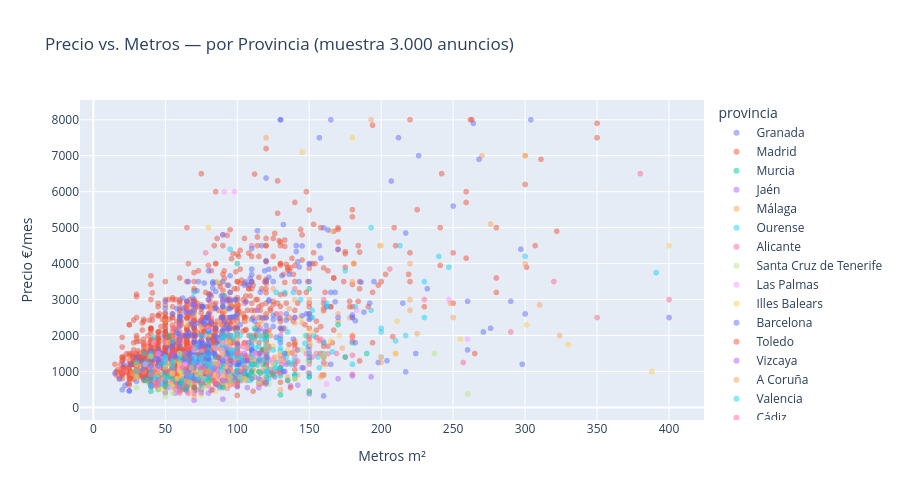

Notebook cell for this chart:
### Code cell
# ── 6.2 Scatter precio vs metros ──────────────────────────────────────────────
df_sc = sql("""
    SELECT precio, metros, habitaciones::int AS hab, provincia
    FROM analysis.pisos_eda
    WHERE precio BETWEEN 200 AND 8000 AND metros BETWEEN 15 AND 400
    ORDER BY RANDOM() LIMIT 3000
""")

fig = px.scatter(
    df_sc, x='metros', y='precio',
    color='provincia', opacity=0.5, size_max=6,
    title='Precio vs. Metros — por Provincia (muestra 3.000 anuncios)',
    labels={'metros': 'Metros m²', 'precio': 'Precio €/mes'},
    height=500
)
fig.update_layout(showlegend=True)
fig.write_html(f'{OUTPUT}scatter_precio_metros.html')
fig.show()
print(f"✓ Scatter guardado en {OUTPUT}scatter_precio_metros.html")

### Figure 1 — Plotly figure (JSON) as saved in the notebook; plotly's stock layout.template omitted (floating-point values rounded to 4 significant figures; data arrays with more than 128 entries replaced by an {"elided": "..."} marker saying what was removed)
{"data": [{"hovertemplate": "provincia=Granada<br>Metros m²=%{x}<br>Precio €/mes=%{y}<extra></extra>", "legendgroup": "Granada", "marker": {"color": "#636efa", "opacity": 0.5, "symbol": "circle"}, "mode": "markers", "name": "Granada", "showlegend": true, "type": "scattergl", "x": [80.0, 50.0, 160.0, 56.0, 80.0, 92.0, 100.0, 85.0, 33.0, 102.0, 110.0, 97.0, 100.0, 120.0, 37.0, 25.0, 133.0, 40.0, 50.0, 112.0, 124.0, 55.0, 60.0, 78.0, 106.0, 65.0, 160.0, 80.0, 120.0, 60.0, 65.0, 80.0, 62.0, 65.0, 118.0, 95.0, 45.0, 90.0, 37.0, 45.0, 30.0, 80.0, 89.0, 65.0, 130.0, 22.0, 80.0, 98.0, 71.0, 60.0, 90.0, 20.0, 80.0, 25.0, 90.0, 67.0, 108.0, 300.0, 65.0, 123.0, 65.0, 150.0, 74.0, 90.0, 100.0, 232.0, 88.0, 107.0, 95.0, 24.0, 400.0, 78.0, 126.0, 50.0], "xaxis": "x", "y": [890.0, 750.0, 320.0, 750.0, 950.0, 1000.0, 900.0, 880.0, 1300.0, 745.0, 980.0, 900.0, 890.0, 1200.0, 935.0, 460.0, 1000.0, 575.0, 420.0, 850.0, 1000.0, 1100.0, 750.0, 1450.0, 900.0, 710.0, 900.0, 850.0, 1150.0, 880.0, 950.0, 1300.0, 690.0, 800.0, 1000.0, 740.0, 550.0, 1250.0, 795.0, 730.0, 725.0, 900.0, 1100.0, 800.0, 1100.0, 610.0, 870.0, 716.0, 750.0, 860.0, 1100.0, 490.0, 1100.0, 460.0, 1000.0, 750.0, 900.0, 2600.0, 610.0, 1050.0, 650.0, 380.0, 1100.0, 850.0, 800.0, 3300.0, 900.0, 750.0, 990.0, 670.0, 2500.0, 700.0, 850.0, 750.0], "yaxis": "y"}, {"hovertemplate": "provincia=Madrid<br>Metros m²=%{x}<br>Precio €/mes=%{y}<extra></extra>", "legendgroup": "Madrid", "marker": {"color": "#EF553B", "opacity": 0.5, "symbol": "circle"}, "mode": "markers", "name": "Madrid", "showlegend": true, "type": "scattergl", "x": {"elided": "1215 float values"}, "xaxis": "x", "y": {"elided": "1215 float values"}, "yaxis": "y"}, {"hovertemplate": "provincia=Murcia<br>Metros m²=%{x}<br>Precio €/mes=%{y}<extra></extra>", "legendgroup": "Murcia", "marker": {"color": "#00cc96", "opacity": 0.5, "symbol": "circle"}, "mode": "markers", "name": "Murcia", "showlegend": true, "type": "scattergl", "x": [67.0, 99.0, 140.0, 190.0, 140.0, 55.0, 90.0, 65.0, 90.0, 127.0, 94.0, 106.0, 150.0, 80.0, 106.0, 118.0, 130.0, 90.0, 75.0, 130.0, 45.0, 120.0, 60.0, 180.0, 120.0, 100.0, 110.0, 70.0, 75.0, 60.0, 56.0, 65.0, 160.0, 44.0, 128.0, 120.0, 65.0, 70.0, 46.0, 110.0, 65.0, 110.0], "xaxis": "x", "y": [800.0, 1000.0, 800.0, 1500.0, 900.0, 770.0, 590.0, 600.0, 1150.0, 1250.0, 700.0, 900.0, 3300.0, 700.0, 1085.0, 1600.0, 1300.0, 800.0, 1500.0, 880.0, 500.0, 850.0, 500.0, 1800.0, 1200.0, 4000.0, 800.0, 700.0, 650.0, 590.0, 650.0, 650.0, 1400.0, 650.0, 1000.0, 1100.0, 650.0, 840.0, 650.0, 1000.0, 700.0, 890.0], "yaxis": "y"}, {"hovertemplate": "provincia=Jaén<br>Metros m²=%{x}<br>Precio €/mes=%{y}<extra></extra>", "legendgroup": "Jaén", "marker": {"color": "#ab63fa", "opacity": 0.5, "symbol": "circle"}, "mode": "markers", "name": "Jaén", "showlegend": true, "type": "scattergl", "x": [65.0, 142.0, 72.0, 70.0, 90.0, 137.0, 90.0, 114.0, 120.0, 76.0, 72.0, 70.0, 100.0, 50.0, 100.0, 115.0, 57.0, 100.0, 83.0, 120.0, 65.0, 57.0], "xaxis": "x", "y": [450.0, 620.0, 490.0, 200.0, 800.0, 600.0, 230.0, 2700.0, 650.0, 620.0, 750.0, 630.0, 600.0, 400.0, 600.0, 550.0, 680.0, 700.0, 500.0, 775.0, 500.0, 400.0], "yaxis": "y"}, {"hovertemplate": "provincia=Málaga<br>Metros m²=%{x}<br>Precio €/mes=%{y}<extra></extra>", "legendgroup": "Málaga", "marker": {"color": "#FFA15A", "opacity": 0.5, "symbol": "circle"}, "mode": "markers", "name": "Málaga", "showlegend": true, "type": "scattergl", "x": {"elided": "163 float values"}, "xaxis": "x", "y": {"elided": "163 float values"}, "yaxis": "y"}, {"hovertemplate": "provincia=Ourense<br>Metros m²=%{x}<br>Precio €/mes=%{y}<extra></extra>", "legendgroup": "Ourense", "marker": {"color": "#19d3f3", "opacity": 0.5, "symbol": "circle"}, "mode": "markers", "name": "Ourense", "showlegend": true, "type": "scattergl", "x": [98.0, 60.0, 100.0, 150.0, 90.0, 65.0], "xaxis": "x", "y": [900.0, 700.0, 690.0, 850.0, 620.0, 630.0], "yaxis": "y"}, {"hovertemplate": "provincia=Alicante<br>Metros m²=%{x}<br>Precio €/mes=%{y}<extra></extra>", "legendgroup": "Alicante", "marker": {"color": "#FF6692", "opacity": 0.5, "symbol": "circle"}, "mode": "markers", "name": "Alicante", "showlegend": true, "type": "scattergl", "x": {"elided": "167 float values"}, "xaxis": "x", "y": {"elided": "167 float values"}, "yaxis": "y"}, {"hovertemplate": "provincia=Santa Cruz de Tenerife<br>Metros m²=%{x}<br>Precio €/mes=%{y}<extra></extra>", "legendgroup": "Santa Cruz de Tenerife", "marker": {"color": "#B6E880", "opacity": 0.5, "symbol": "circle"}, "mode": "markers", "name": "Santa Cruz de Tenerife", "showlegend": true, "type": "scattergl", "x": [75.0, 68.0, 58.0, 94.0, 50.0, 130.0, 85.0, 37.0, 42.0, 70.0, 50.0, 38.0, 55.0, 80.0, 80.0, 147.0, 86.0, 80.0, 60.0, 70.0, 30.0, 60.0, 62.0, 115.0, 80.0, 90.0, 51.0, 60.0, 50.0, 65.0, 52.0, 80.0, 70.0, 110.0, 101.0, 200.0, 65.0], "xaxis": "x", "y": [1350.0, 1100.0, 790.0, 1500.0, 1200.0, 1300.0, 1100.0, 1190.0, 725.0, 1500.0, 800.0, 670.0, 950.0, 1200.0, 1800.0, 2000.0, 3500.0, 1250.0, 895.0, 1400.0, 850.0, 1000.0, 820.0, 1400.0, 1250.0, 1200.0, 850.0, 998.0, 600.0, 1280.0, 780.0, 1300.0, 1400.0, 980.0, 1100.0, 1380.0, 1050.0], "yaxis": "y"}, {"hovertemplate": "provincia=Las Palmas<br>Metros m²=%{x}<br>Precio €/mes=%{y}<extra></extra>", "legendgroup": "Las Palmas", "marker": {"color": "#FF97FF", "opacity": 0.5, "symbol": "circle"}, "mode": "markers", "name": "Las Palmas", "showlegend": true, "type": "scattergl", "x": [50.0, 75.0, 115.0, 260.0, 50.0, 83.0, 50.0, 89.0, 82.0, 64.0, 80.0, 247.0, 75.0, 80.0, 50.0, 90.0, 160.0, 45.0, 102.0, 98.0, 47.0, 45.0, 96.0, 80.0, 43.0, 42.0, 83.0, 98.0, 55.0, 63.0, 110.0, 70.0, 45.0, 76.0, 70.0, 118.0, 81.0, 60.0, 40.0], "xaxis": "x", "y": [1300.0, 1800.0, 1450.0, 1900.0, 1800.0, 1200.0, 1400.0, 1200.0, 1050.0, 1200.0, 800.0, 3000.0, 1590.0, 950.0, 1300.0, 1100.0, 1850.0, 1400.0, 1300.0, 1200.0, 650.0, 1100.0, 1600.0, 850.0, 800.0, 1800.0, 1100.0, 1300.0, 750.0, 1200.0, 1200.0, 1200.0, 1100.0, 1200.0, 1200.0, 1100.0, 1500.0, 2000.0, 1100.0], "yaxis": "y"}, {"hovertemplate": "provincia=Illes Balears<br>Metros m²=%{x}<br>Precio €/mes=%{y}<extra></extra>", "legendgroup": "Illes Balears", "marker": {"color": "#FECB52", "opacity": 0.5, "symbol": "circle"}, "mode": "markers", "name": "Illes Balears", "showlegend": true, "type": "scattergl", "x": [165.0, 100.0, 92.0, 144.0, 120.0, 200.0, 90.0, 70.0, 65.0, 110.0, 171.0, 50.0, 91.0, 30.0, 120.0, 400.0, 89.0, 112.0, 180.0, 57.0, 90.0, 80.0, 70.0, 255.0, 90.0, 135.0, 52.0, 145.0, 80.0, 180.0, 135.0, 135.0, 300.0, 165.0, 125.0, 75.0, 100.0, 52.0, 301.0, 75.0], "xaxis": "x", "y": [4900.0, 2100.0, 2700.0, 2500.0, 1700.0, 4500.0, 2900.0, 1500.0, 2300.0, 1350.0, 2000.0, 1100.0, 2050.0, 1200.0, 1900.0, 4500.0, 1600.0, 1850.0, 2000.0, 1300.0, 3500.0, 2000.0, 2700.0, 1900.0, 1800.0, 1500.0, 1200.0, 7100.0, 5000.0, 7500.0, 2500.0, 1600.0, 7000.0, 1850.0, 1700.0, 2250.0, 1900.0, 1800.0, 2300.0, 1200.0], "yaxis": "y"}, {"hovertemplate": "provincia=Barcelona<br>Metros m²=%{x}<br>Precio €/mes=%{y}<extra></extra>", "legendgroup": "Barcelona", "marker": {"color": "#636efa", "opacity": 0.5, "symbol": "circle"}, "mode": "markers", "name": "Barcelona", "showlegend": true, "type": "scattergl", "x": {"elided": "279 float values"}, "xaxis": "x", "y": {"elided": "279 float values"}, "yaxis": "y"}, {"hovertemplate": "provincia=Toledo<br>Metros m²=%{x}<br>Precio €/mes=%{y}<extra></extra>", "legendgroup": "Toledo", "marker": {"color": "#EF553B", "opacity": 0.5, "symbol": "circle"}, "mode": "markers", "name": "Toledo", "showlegend": true, "type": "scattergl", "x": [159.0, 63.0, 160.0, 100.0, 90.0, 80.0, 62.0, 130.0, 85.0, 140.0, 95.0, 60.0, 70.0, 93.0, 64.0, 35.0], "xaxis": "x", "y": [899.0, 650.0, 1800.0, 1000.0, 750.0, 780.0, 500.0, 700.0, 755.0, 1050.0, 900.0, 750.0, 700.0, 800.0, 750.0, 850.0], "yaxis": "y"}, {"hovertemplate": "provincia=Vizcaya<br>Metros m²=%{x}<br>Precio €/mes=%{y}<extra></extra>", "legendgroup": "Vizcaya", "marker": {"color": "#ab63fa", "opacity": 0.5, "symbol": "circle"}, "mode": "markers", "name": "Vizcaya", "showlegend": true, "type": "scattergl", "x": [97.0, 100.0, 81.0], "xaxis": "x", "y": [1500.0, 1400.0, 1300.0], "yaxis": "y"}, {"hovertemplate": "provincia=A Coruña<br>Metros m²=%{x}<br>Precio €/mes=%{y}<extra></extra>", "legendgroup": "A Coruña", "marker": {"color": "#FFA15A", "opacity": 0.5, "symbol": "circle"}, "mode": "markers", "name": "A Coruña", "showlegend": true, "type": "scattergl", "x": [40.0, 125.0, 104.0, 60.0, 68.0, 70.0, 95.0, 324.0, 113.0, 79.0, 49.0, 54.0, 140.0, 104.0, 81.0, 120.0, 70.0, 135.0, 40.0, 90.0, 107.0, 100.0, 162.0, 94.0, 90.0, 50.0, 93.0, 110.0, 104.0, 82.0, 73.0, 137.0, 80.0, 200.0, 173.0, 104.0], "xaxis": "x", "y": [700.0, 900.0, 800.0, 600.0, 650.0, 700.0, 800.0, 2000.0, 1200.0, 750.0, 800.0, 700.0, 800.0, 750.0, 900.0, 1200.0, 650.0, 1500.0, 700.0, 1500.0, 1100.0, 900.0, 1200.0, 1050.0, 800.0, 845.0, 900.0, 950.0, 1000.0, 925.0, 750.0, 1200.0, 780.0, 1250.0, 1650.0, 1000.0], "yaxis": "y"}, {"hovertemplate": "provincia=Valencia<br>Metros m²=%{x}<br>Precio €/mes=%{y}<extra></extra>", "legendgroup": "Valencia", "marker": {"color": "#19d3f3", "opacity": 0.5, "symbol": "circle"}, "mode": "markers", "name": "Valencia", "showlegend": true, "type": "scattergl", "x": {"elided": "182 float values"}, "xaxis": "x", "y": {"elided": "182 float values"}, "yaxis": "y"}, {"hovertemplate": "provincia=Cádiz<br>Metros m²=%{x}<br>Precio €/mes=%{y}<extra></extra>", "legendgroup": "Cádiz", "marker": {"color": "#FF6692", "opacity": 0.5, "symbol": "circle"}, "mode": "markers", "name": "Cádiz", "showlegend": true, "type": "scattergl", "x": [115.0, 93.0, 102.0, 180.0, 100.0, 120.0, 70.0, 100.0, 86.0, 70.0, 115.0, 257.0, 400.0, 90.0, 51.0, 100.0, 120.0, 150.0, 60.0, 55.0, 65.0, 100.0, 98.0, 100.0, 85.0, 66.0, 60.0, 91.0, 61.0, 142.0, 103.0, 380.0, 75.0, 80.0, 80.0, 60.0, 110.0, 180.0, 60.0], "xaxis": "x", "y": [1000.0, 950.0, 850.0, 1450.0, 1600.0, 1200.0, 800.0, 1000.0, 1100.0, 1200.0, 1500.0, 1250.0, 3000.0, 770.0, 1000.0, 750.0, 1200.0, 2000.0, 700.0, 600.0, 800.0, 800.0, 650.0, 1000.0, 850.0, 1650.0, 2300.0, 850.0, 540.0, 1600.0, 860.0, 6500.0, 800.0, 1000.0, 1200.0, 850.0, 1000.0, 1950.0, 1850.0], "yaxis": "y"}, {"hovertemplate": "provincia=León<br>Metros m²=%{x}<br>Precio €/mes=%{y}<extra></extra>", "legendgroup": "León", "marker": {"color": "#B6E880", "opacity": 0.5, "symbol": "circle"}, "mode": "markers", "name": "León", "showlegend": true, "type": "scattergl", "x": [45.0, 45.0, 55.0, 90.0, 104.0, 30.0, 51.0, 90.0, 90.0, 90.0, 122.0, 65.0, 149.0, 100.0, 75.0, 85.0], "xaxis": "x", "y": [520.0, 580.0, 400.0, 850.0, 990.0, 550.0, 630.0, 750.0, 750.0, 1200.0, 650.0, 650.0, 1300.0, 780.0, 500.0, 900.0], "yaxis": "y"}, {"hovertemplate": "provincia=Zaragoza<br>Metros m²=%{x}<br>Precio €/mes=%{y}<extra></extra>", "legendgroup": "Zaragoza", "marker": {"color": "#FF97FF", "opacity": 0.5, "symbol": "circle"}, "mode": "markers", "name": "Zaragoza", "showlegend": true, "type": "scattergl", "x": [45.0, 73.0, 55.0, 60.0, 124.0, 94.0, 50.0, 140.0, 162.0, 100.0, 96.0, 85.0, 130.0, 50.0, 125.0, 70.0, 45.0, 83.0, 80.0, 183.0, 87.0, 51.0], "xaxis": "x", "y": [650.0, 1200.0, 825.0, 1120.0, 1300.0, 950.0, 950.0, 1400.0, 650.0, 950.0, 975.0, 790.0, 1300.0, 750.0, 1250.0, 1400.0, 675.0, 975.0, 875.0, 2700.0, 1000.0, 800.0], "yaxis": "y"}, {"hovertemplate": "provincia=Almería<br>Metros m²=%{x}<br>Precio €/mes=%{y}<extra></extra>", "legendgroup": "Almería", "marker": {"color": "#FECB52", "opacity": 0.5, "symbol": "circle"}, "mode": "markers", "name": "Almería", "showlegend": true, "type": "scattergl", "x": [70.0, 85.0, 90.0, 92.0, 93.0, 50.0, 60.0, 85.0, 80.0, 111.0, 90.0, 56.0, 60.0, 47.0, 88.0, 115.0, 90.0, 95.0, 75.0, 55.0, 130.0, 60.0, 68.0, 50.0, 61.0, 100.0, 388.0, 70.0, 111.0, 80.0, 72.0], "xaxis": "x", "y": [850.0, 450.0, 750.0, 600.0, 800.0, 550.0, 650.0, 720.0, 750.0, 1000.0, 600.0, 660.0, 750.0, 500.0, 780.0, 1000.0, 1150.0, 700.0, 650.0, 550.0, 1100.0, 1200.0, 550.0, 550.0, 950.0, 630.0, 1000.0, 700.0, 850.0, 850.0, 750.0], "yaxis": "y"}, {"hovertemplate": "provincia=Bizkaia<br>Metros m²=%{x}<br>Precio €/mes=%{y}<extra></extra>", "legendgroup": "Bizkaia", "marker": {"color": "#636efa", "opacity": 0.5, "symbol": "circle"}, "mode": "markers", "name": "Bizkaia", "showlegend": true, "type": "scattergl", "x": [100.0, 93.0, 95.0, 78.0, 80.0, 92.0, 65.0, 90.0, 62.0, 85.0, 67.0, 65.0, 107.0, 72.0, 78.0, 80.0, 75.0, 57.0, 100.0, 105.0], "xaxis": "x", "y": [1300.0, 1500.0, 2200.0, 1150.0, 1350.0, 1550.0, 1300.0, 1200.0, 1300.0, 1450.0, 1200.0, 1500.0, 1300.0, 1250.0, 1350.0, 1350.0, 1700.0, 1400.0, 2025.0, 1300.0], "yaxis": "y"}, {"hovertemplate": "provincia=Castelló<br>Metros m²=%{x}<br>Precio €/mes=%{y}<extra></extra>", "legendgroup": "Castelló", "marker": {"color": "#EF553B", "opacity": 0.5, "symbol": "circle"}, "mode": "markers", "name": "Castelló", "showlegend": true, "type": "scattergl", "x": [60.0, 99.0, 100.0, 50.0, 100.0, 81.0, 100.0, 91.0, 60.0, 65.0, 115.0, 89.0, 105.0, 95.0, 90.0, 140.0, 80.0, 75.0, 100.0], "xaxis": "x", "y": [3600.0, 750.0, 1300.0, 750.0, 720.0, 900.0, 1000.0, 900.0, 650.0, 1100.0, 695.0, 700.0, 1000.0, 900.0, 700.0, 1740.0, 780.0, 650.0, 1000.0], "yaxis": "y"}, {"hovertemplate": "provincia=Albacete<br>Metros m²=%{x}<br>Precio €/mes=%{y}<extra></extra>", "legendgroup": "Albacete", "marker": {"color": "#00cc96", "opacity": 0.5, "symbol": "circle"}, "mode": "markers", "name": "Albacete", "showlegend": true, "type": "scattergl", "x": [95.0, 90.0, 52.0, 75.0, 150.0, 107.0, 130.0, 115.0, 122.0, 60.0, 120.0, 130.0], "xaxis": "x", "y": [900.0, 800.0, 2000.0, 900.0, 850.0, 875.0, 1100.0, 990.0, 900.0, 700.0, 2000.0, 1100.0], "yaxis": "y"}, {"hovertemplate": "provincia=La Coruña<br>Metros m²=%{x}<br>Precio €/mes=%{y}<extra></extra>", "legendgroup": "La Coruña", "marker": {"color": "#ab63fa", "opacity": 0.5, "symbol": "circle"}, "mode": "markers", "name": "La Coruña", "showlegend": true, "type": "scattergl", "x": [65.0, 60.0, 105.0, 90.0, 160.0, 75.0, 88.0, 111.0, 68.0, 92.0, 60.0, 75.0, 85.0, 146.0, 110.0, 65.0, 130.0, 92.0, 39.0, 101.0, 45.0, 85.0], "xaxis": "x", "y": [695.0, 650.0, 1000.0, 3000.0, 1250.0, 800.0, 850.0, 1200.0, 850.0, 900.0, 700.0, 500.0, 900.0, 1100.0, 800.0, 550.0, 2000.0, 1000.0, 700.0, 1200.0, 750.0, 900.0], "yaxis": "y"}, {"hovertemplate": "provincia=Córdoba<br>Metros m²=%{x}<br>Precio €/mes=%{y}<extra></extra>", "legendgroup": "Córdoba", "marker": {"color": "#FFA15A", "opacity": 0.5, "symbol": "circle"}, "mode": "markers", "name": "Córdoba", "showlegend": true, "type": "scattergl", "x": [95.0, 50.0, 130.0, 50.0, 98.0, 70.0, 70.0, 121.0, 120.0, 65.0, 50.0, 142.0, 135.0, 57.0, 81.0, 92.0, 47.0, 80.0, 210.0, 119.0, 65.0], "xaxis": "x", "y": [1000.0, 750.0, 490.0, 750.0, 750.0, 590.0, 300.0, 1000.0, 800.0, 650.0, 600.0, 900.0, 850.0, 700.0, 790.0, 900.0, 790.0, 850.0, 1500.0, 690.0, 650.0], "yaxis": "y"}, {"hovertemplate": "provincia=Sevilla<br>Metros m²=%{x}<br>Precio €/mes=%{y}<extra></extra>", "legendgroup": "Sevilla", "marker": {"color": "#19d3f3", "opacity": 0.5, "symbol": "circle"}, "mode": "markers", "name": "Sevilla", "showlegend": true, "type": "scattergl", "x": [77.0, 120.0, 102.0, 134.0, 100.0, 130.0, 122.0, 140.0, 44.0, 70.0, 121.0, 82.0, 70.0, 109.0, 110.0, 82.0, 391.0, 100.0, 75.0, 78.0, 102.0, 90.0, 65.0, 80.0, 135.0, 80.0, 90.0, 89.0, 50.0, 82.0, 100.0, 127.0, 68.0, 114.0, 64.0, 70.0, 157.0, 70.0, 97.0], "xaxis": "x", "y": [925.0, 1600.0, 1300.0, 1400.0, 800.0, 1100.0, 800.0, 900.0, 850.0, 1295.0, 1000.0, 1065.0, 1375.0, 1150.0, 1500.0, 1002.0, 3750.0, 1020.0, 975.0, 825.0, 948.0, 870.0, 820.0, 1450.0, 2100.0, 1000.0, 1100.0, 1050.0, 1000.0, 1065.0, 1100.0, 1100.0, 1150.0, 1175.0, 970.0, 900.0, 1100.0, 875.0, 760.0], "yaxis": "y"}, {"hovertemplate": "provincia=Asturias<br>Metros m²=%{x}<br>Precio €/mes=%{y}<extra></extra>", "legendgroup": "Asturias", "marker": {"color": "#FF6692", "opacity": 0.5, "symbol": "circle"}, "mode": "markers", "name": "Asturias", "showlegend": true, "type": "scattergl", "x": [92.0, 86.0, 65.0, 57.0, 89.0, 80.0, 96.0, 56.0, 128.0, 93.0, 41.0, 75.0, 63.0, 77.0, 90.0, 124.0, 131.0, 40.0, 74.0, 55.0, 142.0, 90.0, 80.0, 75.0, 84.0, 45.0, 75.0, 68.0, 92.0, 51.0, 77.0, 50.0, 58.0, 63.0, 71.0, 102.0, 80.0, 55.0, 91.0, 152.0, 80.0, 44.0, 90.0, 90.0, 70.0, 80.0, 41.0, 90.0, 70.0, 44.0, 43.0, 95.0, 84.0, 70.0, 90.0, 120.0, 106.0, 75.0], "xaxis": "x", "y": [850.0, 1200.0, 875.0, 525.0, 800.0, 600.0, 900.0, 600.0, 1000.0, 1050.0, 595.0, 900.0, 1500.0, 900.0, 650.0, 970.0, 1200.0, 900.0, 720.0, 870.0, 1290.0, 800.0, 980.0, 845.0, 975.0, 630.0, 1100.0, 950.0, 1350.0, 550.0, 960.0, 600.0, 770.0, 760.0, 800.0, 1000.0, 825.0, 900.0, 1200.0, 1400.0, 800.0, 600.0, 1200.0, 800.0, 750.0, 995.0, 600.0, 850.0, 700.0, 700.0, 690.0, 1050.0, 825.0, 800.0, 825.0, 1400.0, 790.0, 890.0], "yaxis": "y"}, {"hovertemplate": "provincia=Segovia<br>Metros m²=%{x}<br>Precio €/mes=%{y}<extra></extra>", "legendgroup": "Segovia", "marker": {"color": "#B6E880", "opacity": 0.5, "symbol": "circle"}, "mode": "markers", "name": "Segovia", "showlegend": true, "type": "scattergl", "x": [75.0, 125.0, 145.0, 100.0, 237.0, 112.0], "xaxis": "x", "y": [800.0, 1200.0, 1600.0, 2000.0, 1500.0, 1200.0], "yaxis": "y"}, {"hovertemplate": "provincia=Balearic Islands<br>Metros m²=%{x}<br>Precio €/mes=%{y}<extra></extra>", "legendgroup": "Balearic Islands", "marker": {"color": "#FF97FF", "opacity": 0.5, "symbol": "circle"}, "mode": "markers", "name": "Balearic Islands", "showlegend": true, "type": "scattergl", "x": [150.0, 98.0, 91.0], "xaxis": "x", "y": [1600.0, 6000.0, 6000.0], "yaxis": "y"}, {"hovertemplate": "provincia=Salamanca<br>Metros m²=%{x}<br>Precio €/mes=%{y}<extra></extra>", "legendgroup": "Salamanca", "marker": {"color": "#FECB52", "opacity": 0.5, "symbol": "circle"}, "mode": "markers", "name": "Salamanca", "showlegend": true, "type": "scattergl", "x": [50.0, 211.0, 50.0, 50.0, 79.0, 60.0, 119.0, 60.0, 50.0, 80.0, 105.0, 85.0, 55.0, 95.0, 87.0, 70.0, 65.0, 130.0, 92.0, 60.0, 210.0, 149.0, 124.0, 75.0, 80.0, 60.0, 75.0, 58.0], "xaxis": "x", "y": [700.0, 2400.0, 700.0, 650.0, 790.0, 890.0, 1100.0, 770.0, 800.0, 760.0, 800.0, 900.0, 650.0, 1000.0, 775.0, 975.0, 750.0, 1500.0, 1140.0, 700.0, 1500.0, 980.0, 1100.0, 900.0, 850.0, 790.0, 350.0, 800.0], "yaxis": "y"}, {"hovertemplate": "provincia=Cantabria<br>Metros m²=%{x}<br>Precio €/mes=%{y}<extra></extra>", "legendgroup": "Cantabria", "marker": {"color": "#636efa", "opacity": 0.5, "symbol": "circle"}, "mode": "markers", "name": "Cantabria", "showlegend": true, "type": "scattergl", "x": [68.0, 80.0, 110.0, 100.0, 72.0, 150.0, 80.0, 70.0, 70.0, 50.0, 94.0, 100.0, 100.0, 217.0, 67.0, 60.0, 80.0, 77.0, 66.0, 120.0, 65.0, 73.0, 90.0, 70.0, 71.0, 70.0, 65.0, 60.0, 40.0, 84.0, 145.0, 110.0, 70.0, 68.0, 80.0, 143.0, 90.0, 60.0, 78.0, 87.0, 57.0, 71.0, 95.0, 50.0, 108.0], "xaxis": "x", "y": [1100.0, 900.0, 1600.0, 1200.0, 900.0, 1700.0, 900.0, 1100.0, 750.0, 675.0, 1000.0, 575.0, 800.0, 990.0, 800.0, 650.0, 3000.0, 950.0, 950.0, 690.0, 850.0, 750.0, 750.0, 850.0, 900.0, 890.0, 700.0, 600.0, 630.0, 1500.0, 1100.0, 1590.0, 470.0, 1350.0, 1500.0, 3500.0, 860.0, 750.0, 1000.0, 900.0, 700.0, 2000.0, 1200.0, 725.0, 1800.0], "yaxis": "y"}, {"hovertemplate": "provincia=Ávila<br>Metros m²=%{x}<br>Precio €/mes=%{y}<extra></extra>", "legendgroup": "Ávila", "marker": {"color": "#EF553B", "opacity": 0.5, "symbol": "circle"}, "mode": "markers", "name": "Ávila", "showlegend": true, "type": "scattergl", "x": [85.0, 82.0, 111.0, 90.0, 90.0, 58.0, 82.0, 80.0, 85.0, 117.0, 137.0], "xaxis": "x", "y": [650.0, 475.0, 450.0, 750.0, 850.0, 900.0, 750.0, 690.0, 650.0, 670.0, 550.0], "yaxis": "y"}, {"hovertemplate": "provincia=Seville<br>Metros m²=%{x}<br>Precio €/mes=%{y}<extra></extra>", "legendgroup": "Seville", "marker": {"color": "#00cc96", "opacity": 0.5, "symbol": "circle"}, "mode": "markers", "name": "Seville", "showlegend": true, "type": "scattergl", "x": [112.0, 50.0, 52.0, 40.0, 112.0], "xaxis": "x", "y": [1200.0, 900.0, 850.0, 780.0, 2200.0], "yaxis": "y"}, {"hovertemplate": "provincia=Lugo<br>Metros m²=%{x}<br>Precio €/mes=%{y}<extra></extra>", "legendgroup": "Lugo", "marker": {"color": "#ab63fa", "opacity": 0.5, "symbol": "circle"}, "mode": "markers", "name": "Lugo", "showlegend": true, "type": "scattergl", "x": [70.0, 170.0, 92.0, 88.0, 180.0, 55.0, 75.0, 70.0, 134.0], "xaxis": "x", "y": [2850.0, 800.0, 750.0, 550.0, 875.0, 1500.0, 410.0, 570.0, 1200.0], "yaxis": "y"}, {"hovertemplate": "provincia=Huelva<br>Metros m²=%{x}<br>Precio €/mes=%{y}<extra></extra>", "legendgroup": "Huelva", "marker": {"color": "#FFA15A", "opacity": 0.5, "symbol": "circle"}, "mode": "markers", "name": "Huelva", "showlegend": true, "type": "scattergl", "x": [150.0, 70.0, 160.0, 70.0, 74.0, 72.0, 96.0, 80.0, 90.0], "xaxis": "x", "y": [450.0, 650.0, 1200.0, 800.0, 495.0, 850.0, 650.0, 1000.0, 1800.0], "yaxis": "y"}, {"hovertemplate": "provincia=Pontevedra<br>Metros m²=%{x}<br>Precio €/mes=%{y}<extra></extra>", "legendgroup": "Pontevedra", "marker": {"color": "#19d3f3", "opacity": 0.5, "symbol": "circle"}, "mode": "markers", "name": "Pontevedra", "showlegend": true, "type": "scattergl", "x": [90.0, 74.0, 126.0, 138.0, 140.0, 62.0, 180.0, 97.0, 78.0, 50.0, 80.0, 72.0, 90.0, 110.0, 106.0, 40.0, 47.0, 100.0, 60.0, 68.0, 120.0, 80.0, 217.0, 90.0, 52.0, 136.0, 75.0, 160.0, 109.0], "xaxis": "x", "y": [1200.0, 850.0, 1100.0, 1200.0, 900.0, 735.0, 1200.0, 2000.0, 750.0, 800.0, 1180.0, 800.0, 950.0, 950.0, 1000.0, 600.0, 650.0, 900.0, 600.0, 850.0, 1000.0, 830.0, 2000.0, 800.0, 565.0, 1250.0, 600.0, 1800.0, 750.0], "yaxis": "y"}, {"hovertemplate": "provincia=Cáceres<br>Metros m²=%{x}<br>Precio €/mes=%{y}<extra></extra>", "legendgroup": "Cáceres", "marker": {"color": "#FF6692", "opacity": 0.5, "symbol": "circle"}, "mode": "markers", "name": "Cáceres", "showlegend": true, "type": "scattergl", "x": [58.0, 130.0, 125.0, 90.0, 115.0, 60.0, 90.0, 290.0, 100.0, 116.0, 84.0, 60.0, 70.0, 62.0, 66.0], "xaxis": "x", "y": [595.0, 950.0, 950.0, 700.0, 650.0, 400.0, 750.0, 2100.0, 800.0, 780.0, 710.0, 450.0, 400.0, 1125.0, 390.0], "yaxis": "y"}, {"hovertemplate": "provincia=Ciudad Real<br>Metros m²=%{x}<br>Precio €/mes=%{y}<extra></extra>", "legendgroup": "Ciudad Real", "marker": {"color": "#B6E880", "opacity": 0.5, "symbol": "circle"}, "mode": "markers", "name": "Ciudad Real", "showlegend": true, "type": "scattergl", "x": [115.0, 40.0, 80.0, 55.0, 260.0, 90.0, 115.0, 140.0, 77.0, 50.0, 50.0, 80.0], "xaxis": "x", "y": [750.0, 1430.0, 700.0, 590.0, 375.0, 700.0, 700.0, 800.0, 550.0, 425.0, 300.0, 680.0], "yaxis": "y"}, {"hovertemplate": "provincia=Gipuzkoa<br>Metros m²=%{x}<br>Precio €/mes=%{y}<extra></extra>", "legendgroup": "Gipuzkoa", "marker": {"color": "#FF97FF", "opacity": 0.5, "symbol": "circle"}, "mode": "markers", "name": "Gipuzkoa", "showlegend": true, "type": "scattergl", "x": [80.0, 45.0, 90.0, 90.0, 85.0, 112.0, 36.0, 105.0, 89.0, 90.0, 70.0], "xaxis": "x", "y": [2200.0, 1500.0, 1600.0, 1800.0, 1650.0, 1500.0, 1200.0, 1650.0, 1500.0, 1350.0, 1600.0], "yaxis": "y"}, {"hovertemplate": "provincia=Girona<br>Metros m²=%{x}<br>Precio €/mes=%{y}<extra></extra>", "legendgroup": "Girona", "marker": {"color": "#FECB52", "opacity": 0.5, "symbol": "circle"}, "mode": "markers", "name": "Girona", "showlegend": true, "type": "scattergl", "x": [100.0, 330.0, 90.0, 151.0, 50.0, 60.0, 116.0, 160.0, 68.0, 151.0, 60.0, 160.0, 90.0, 75.0, 55.0, 85.0, 45.0, 94.0], "xaxis": "x", "y": [1300.0, 1750.0, 990.0, 2100.0, 1100.0, 1250.0, 950.0, 895.0, 1100.0, 1750.0, 1500.0, 1450.0, 1500.0, 970.0, 922.0, 1200.0, 920.0, 1800.0], "yaxis": "y"}, {"hovertemplate": "provincia=Tarragona<br>Metros m²=%{x}<br>Precio €/mes=%{y}<extra></extra>", "legendgroup": "Tarragona", "marker": {"color": "#636efa", "opacity": 0.5, "symbol": "circle"}, "mode": "markers", "name": "Tarragona", "showlegend": true, "type": "scattergl", "x": [102.0, 121.0, 180.0, 133.0, 101.0, 132.0, 101.0, 80.0, 150.0, 70.0, 157.0, 298.0, 165.0, 79.0, 116.0, 224.0, 204.0], "xaxis": "x", "y": [900.0, 1400.0, 2500.0, 1500.0, 1250.0, 998.0, 1200.0, 950.0, 950.0, 800.0, 4500.0, 1200.0, 1200.0, 1550.0, 1500.0, 1500.0, 1300.0], "yaxis": "y"}, {"hovertemplate": "provincia=València<br>Metros m²=%{x}<br>Precio €/mes=%{y}<extra></extra>", "legendgroup": "València", "marker": {"color": "#EF553B", "opacity": 0.5, "symbol": "circle"}, "mode": "markers", "name": "València", "showlegend": true, "type": "scattergl", "x": [50.0, 50.0, 87.0, 78.0, 95.0, 220.0], "xaxis": "x", "y": [2000.0, 990.0, 1390.0, 960.0, 1300.0, 3500.0], "yaxis": "y"}, {"hovertemplate": "provincia=Badajoz<br>Metros m²=%{x}<br>Precio €/mes=%{y}<extra></extra>", "legendgroup": "Badajoz", "marker": {"color": "#00cc96", "opacity": 0.5, "symbol": "circle"}, "mode": "markers", "name": "Badajoz", "showlegend": true, "type": "scattergl", "x": [40.0, 110.0, 60.0, 50.0, 87.0, 70.0, 65.0, 64.0, 130.0, 90.0, 150.0, 175.0, 116.0, 80.0, 66.0, 135.0], "xaxis": "x", "y": [450.0, 1000.0, 700.0, 600.0, 600.0, 550.0, 600.0, 500.0, 350.0, 550.0, 450.0, 1400.0, 950.0, 750.0, 650.0, 750.0], "yaxis": "y"}, {"hovertemplate": "provincia=Castellón<br>Metros m²=%{x}<br>Precio €/mes=%{y}<extra></extra>", "legendgroup": "Castellón", "marker": {"color": "#ab63fa", "opacity": 0.5, "symbol": "circle"}, "mode": "markers", "name": "Castellón", "showlegend": true, "type": "scattergl", "x": [65.0, 97.0, 86.0, 84.0, 115.0, 105.0, 80.0], "xaxis": "x", "y": [1000.0, 850.0, 650.0, 1100.0, 800.0, 1500.0, 400.0], "yaxis": "y"}, {"hovertemplate": "provincia=Lleida<br>Metros m²=%{x}<br>Precio €/mes=%{y}<extra></extra>", "legendgroup": "Lleida", "marker": {"color": "#FFA15A", "opacity": 0.5, "symbol": "circle"}, "mode": "markers", "name": "Lleida", "showlegend": true, "type": "scattergl", "x": [120.0, 158.0, 78.0, 160.0, 80.0], "xaxis": "x", "y": [1600.0, 850.0, 1000.0, 1375.0, 950.0], "yaxis": "y"}, {"hovertemplate": "provincia=Huesca<br>Metros m²=%{x}<br>Precio €/mes=%{y}<extra></extra>", "legendgroup": "Huesca", "marker": {"color": "#19d3f3", "opacity": 0.5, "symbol": "circle"}, "mode": "markers", "name": "Huesca", "showlegend": true, "type": "scattergl", "x": [95.0, 66.0, 150.0, 102.0], "xaxis": "x", "y": [890.0, 900.0, 1500.0, 800.0], "yaxis": "y"}, {"hovertemplate": "provincia=Zamora<br>Metros m²=%{x}<br>Precio €/mes=%{y}<extra></extra>", "legendgroup": "Zamora", "marker": {"color": "#FF6692", "opacity": 0.5, "symbol": "circle"}, "mode": "markers", "name": "Zamora", "showlegend": true, "type": "scattergl", "x": [100.0, 65.0], "xaxis": "x", "y": [610.0, 625.0], "yaxis": "y"}, {"hovertemplate": "provincia=Cuenca<br>Metros m²=%{x}<br>Precio €/mes=%{y}<extra></extra>", "legendgroup": "Cuenca", "marker": {"color": "#B6E880", "opacity": 0.5, "symbol": "circle"}, "mode": "markers", "name": "Cuenca", "showlegend": true, "type": "scattergl", "x": [102.0, 107.0, 95.0], "xaxis": "x", "y": [850.0, 750.0, 850.0], "yaxis": "y"}, {"hovertemplate": "provincia=La Rioja<br>Metros m²=%{x}<br>Precio €/mes=%{y}<extra></extra>", "legendgroup": "La Rioja", "marker": {"color": "#FF97FF", "opacity": 0.5, "symbol": "circle"}, "mode": "markers", "name": "La Rioja", "showlegend": true, "type": "scattergl", "x": [88.0, 53.0, 64.0, 90.0, 90.0], "xaxis": "x", "y": [875.0, 540.0, 1200.0, 850.0, 900.0], "yaxis": "y"}, {"hovertemplate": "provincia=Burgos<br>Metros m²=%{x}<br>Precio €/mes=%{y}<extra></extra>", "legendgroup": "Burgos", "marker": {"color": "#FECB52", "opacity": 0.5, "symbol": "circle"}, "mode": "markers", "name": "Burgos", "showlegend": true, "type": "scattergl", "x": [68.0, 58.0, 90.0, 85.0, 72.0, 67.0], "xaxis": "x", "y": [450.0, 800.0, 850.0, 900.0, 925.0, 700.0], "yaxis": "y"}, {"hovertemplate": "provincia=Lérida<br>Metros m²=%{x}<br>Precio €/mes=%{y}<extra></extra>", "legendgroup": "Lérida", "marker": {"color": "#636efa", "opacity": 0.5, "symbol": "circle"}, "mode": "markers", "name": "Lérida", "showlegend": true, "type": "scattergl", "x": [150.0, 90.0], "xaxis": "x", "y": [1390.0, 1300.0], "yaxis": "y"}, {"hovertemplate": "provincia=Teruel<br>Metros m²=%{x}<br>Precio €/mes=%{y}<extra></extra>", "legendgroup": "Teruel", "marker": {"color": "#EF553B", "opacity": 0.5, "symbol": "circle"}, "mode": "markers", "name": "Teruel", "showlegend": true, "type": "scattergl", "x": [70.0], "xaxis": "x", "y": [550.0], "yaxis": "y"}, {"hovertemplate": "provincia=Navarra<br>Metros m²=%{x}<br>Precio €/mes=%{y}<extra></extra>", "legendgroup": "Navarra", "marker": {"color": "#00cc96", "opacity": 0.5, "symbol": "circle"}, "mode": "markers", "name": "Navarra", "showlegend": true, "type": "scattergl", "x": [118.0, 170.0, 36.0, 125.0, 55.0], "xaxis": "x", "y": [1200.0, 2300.0, 750.0, 910.0, 800.0], "yaxis": "y"}, {"hovertemplate": "provincia=Palencia<br>Metros m²=%{x}<br>Precio €/mes=%{y}<extra></extra>", "legendgroup": "Palencia", "marker": {"color": "#ab63fa", "opacity": 0.5, "symbol": "circle"}, "mode": "markers", "name": "Palencia", "showlegend": true, "type": "scattergl", "x": [107.0, 193.0, 90.0], "xaxis": "x", "y": [550.0, 850.0, 750.0], "yaxis": "y"}, {"hovertemplate": "provincia=Valladolid<br>Metros m²=%{x}<br>Precio €/mes=%{y}<extra></extra>", "legendgroup": "Valladolid", "marker": {"color": "#FFA15A", "opacity": 0.5, "symbol": "circle"}, "mode": "markers", "name": "Valladolid", "showlegend": true, "type": "scattergl", "x": [94.0, 65.0], "xaxis": "x", "y": [850.0, 725.0], "yaxis": "y"}, {"hovertemplate": "provincia=NULL<br>Metros m²=%{x}<br>Precio €/mes=%{y}<extra></extra>", "legendgroup": "NULL", "marker": {"color": "#19d3f3", "opacity": 0.5, "symbol": "circle"}, "mode": "markers", "name": "NULL", "showlegend": true, "type": "scattergl", "x": [110.0], "xaxis": "x", "y": [1200.0], "yaxis": "y"}, {"hovertemplate": "provincia=Alacant<br>Metros m²=%{x}<br>Precio €/mes=%{y}<extra></extra>", "legendgroup": "Alacant", "marker": {"color": "#FF6692", "opacity": 0.5, "symbol": "circle"}, "mode": "markers", "name": "Alacant", "showlegend": true, "type": "scattergl", "x": [85.0, 65.0], "xaxis": "x", "y": [675.0, 950.0], "yaxis": "y"}], "layout": {"height": 500, "legend": {"title": {"text": "provincia"}, "tracegroupgap": 0}, "showlegend": true, "title": {"text": "Precio vs. Metros — por Provincia (muestra 3.000 anuncios)"}, "xaxis": {"anchor": "y", "domain": [0.0, 1.0], "title": {"text": "Metros m²"}}, "yaxis": {"anchor": "x", "domain": [0.0, 1.0], "title": {"text": "Precio €/mes"}}}}
